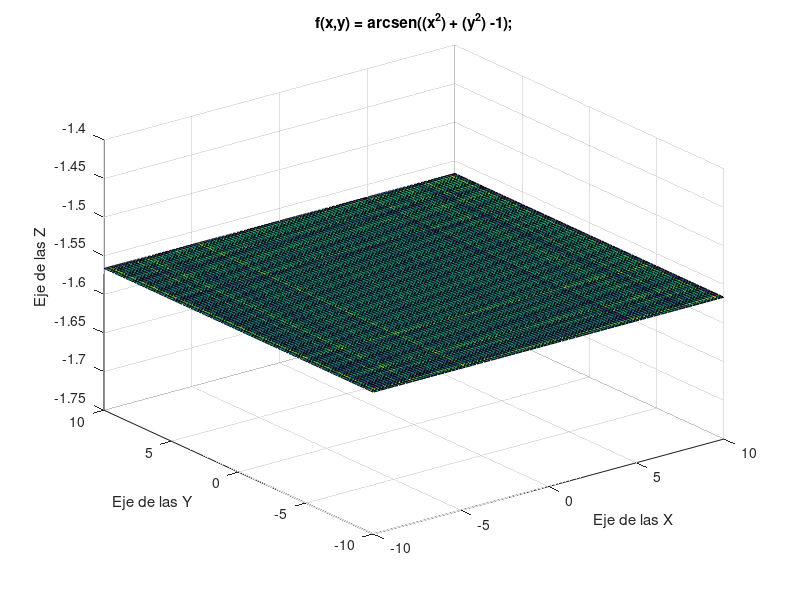

Recreate this plot in MATLAB.
%<-----------------------------------------------------------------------------
%Al parecer la funcion devuelve un numero infinitamente pequeño que no grafica,
%asi que para darme una idea de la "no-grafica" se hace que el "1" en la funcion
%sea un .99999
%Dominio = {(x, y) | x^2 + y^2 - 1 ≤ 1}
%Contradominio = {z | -π/2 ≤ z ≤ π/2}
%----------------------------------------------------------------------------->
clear
clc
close all
x = linspace(-10,10,100);
y = linspace(-10,10,100);
function z = f(x ,y)
  z = asin(((x^2) + (y^2) - .99999));
endfunction
% Crear una matriz 2D para los valores de x e y
[X,Y] = meshgrid(x,y);

% Calcular los valores de z utilizando la función definida anteriormente
Z = f(X,Y);

% Graficar la superficie
surf(X,Y,Z);

% Etiquetas de los ejes
xlabel('Eje de las X');
ylabel('Eje de las Y');
zlabel('Eje de las Z');

% Título de la gráfica
title('f(x,y) = arcsen((x^2) + (y^2) -1);');
%z = [];
%hold on
%for idx = 1:length(x)
%  for idy = 1:length(y)
    %z(idx,idy) = sin(x(idx)) *  sin(y(idy)) / (x(idx)*y(idy));
    %z(idx,idy) = NaN;^
    %z(idx,idy) = sqrt(((2*(x(idx))) - (y(idy))));
    %10
%     a = (x(idx))^2; % esto es "x" al cuadrado
%      b = (y(idy))^2; % esto es "y" al cuadrado
      %c = sqrt((y(idy)) - a);
      %d = (1-b);

%      z(idx,idy) = asin(a + b - 1);


%   end
%end

%xlabel('Eje-X')
%ylabel('Eje-Y')
%hold off
%surf(x, y, z)

